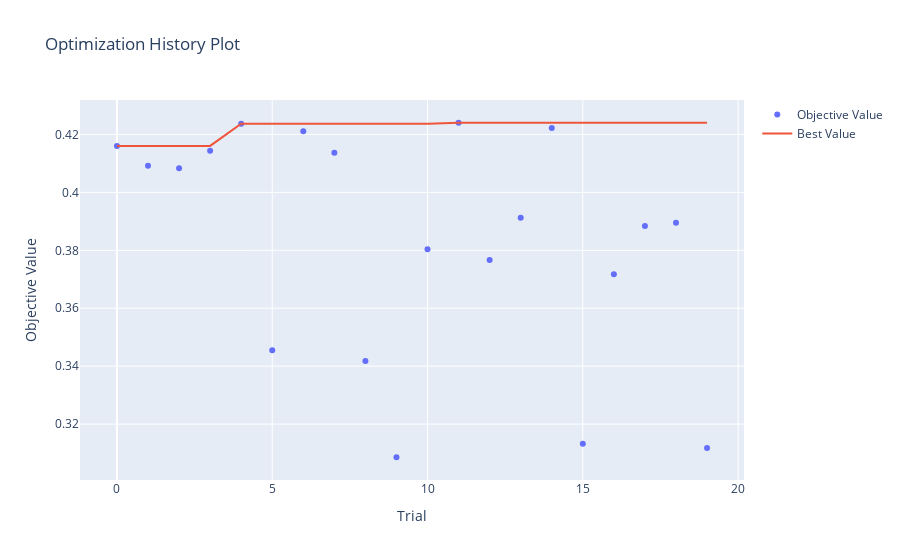
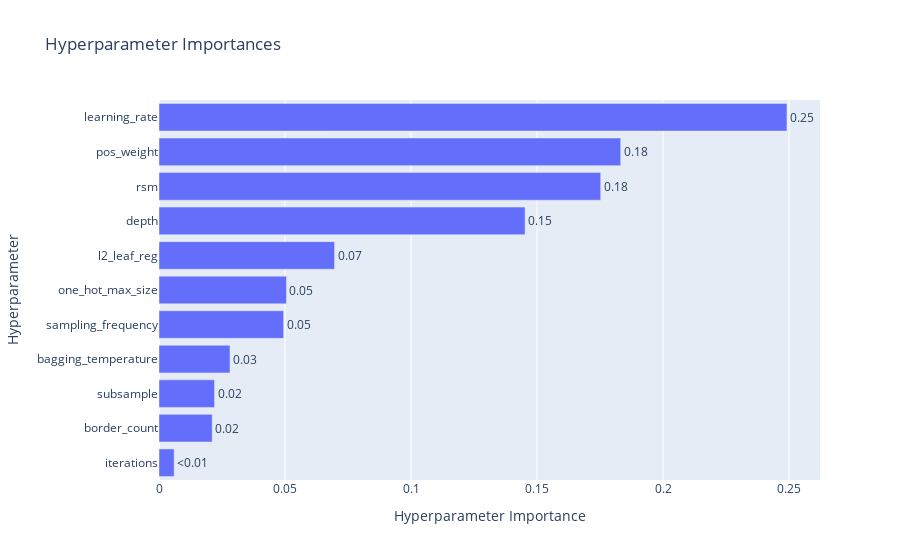
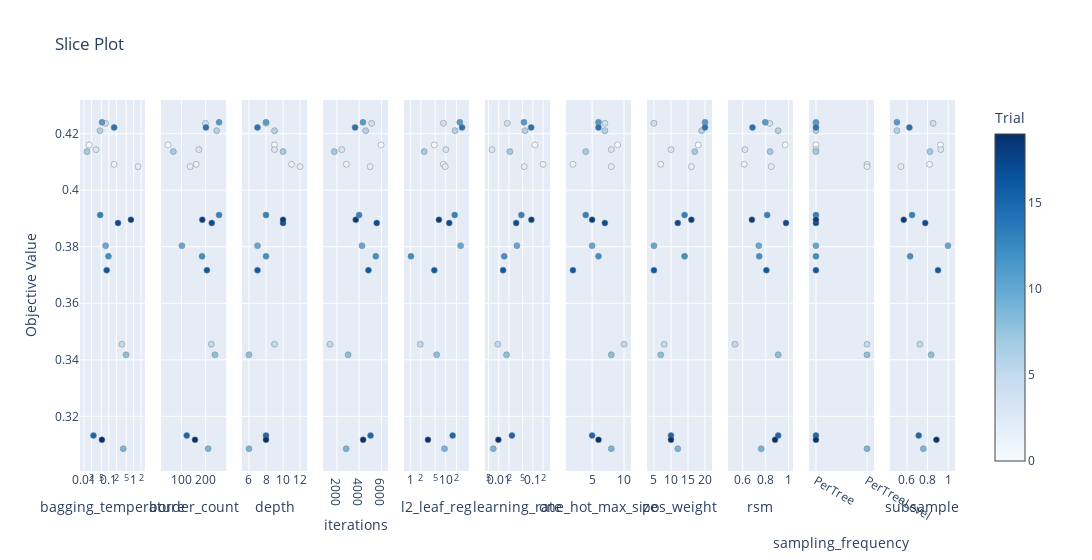

The code cell stored with these charts, in order, in its notebook:
### Markdown cell above
(Takes around 3 minutes on my computer)

### Code cell
study = optuna.create_study(direction="maximize")
study.optimize(objective, n_trials=20, show_progress_bar=True)

print_optuna_results(study)
visualize_optuna_results(study)

### Figure 1 — Plotly figure (JSON) as saved in the notebook; plotly's stock layout.template omitted (floating-point values rounded to 4 significant figures)
{"data": [{"mode": "markers", "name": "Objective Value", "type": "scatter", "x": [0, 1, 2, 3, 4, 5, 6, 7, 8, 9, 10, 11, 12, 13, 14, 15, 16, 17, 18, 19], "y": [0.416, 0.4092, 0.4084, 0.4144, 0.4237, 0.3455, 0.4211, 0.4137, 0.3418, 0.3086, 0.3804, 0.424, 0.3766, 0.3912, 0.4222, 0.3132, 0.3717, 0.3884, 0.3895, 0.3117]}, {"mode": "lines", "name": "Best Value", "type": "scatter", "x": [0, 1, 2, 3, 4, 5, 6, 7, 8, 9, 10, 11, 12, 13, 14, 15, 16, 17, 18, 19], "y": [0.416, 0.416, 0.416, 0.416, 0.4237, 0.4237, 0.4237, 0.4237, 0.4237, 0.4237, 0.4237, 0.424, 0.424, 0.424, 0.424, 0.424, 0.424, 0.424, 0.424, 0.424]}, {"marker": {"color": "#cccccc"}, "mode": "markers", "name": "Infeasible Trial", "showlegend": false, "type": "scatter", "x": [], "y": []}], "layout": {"title": {"text": "Optimization History Plot"}, "xaxis": {"title": {"text": "Trial"}}, "yaxis": {"title": {"text": "Objective Value"}}}}

### Figure 2 — Plotly figure (JSON) as saved in the notebook; plotly's stock layout.template omitted (floating-point values rounded to 4 significant figures)
{"data": [{"cliponaxis": false, "hovertemplate": ["iterations (IntDistribution): 0.006016386596105792<extra></extra>", "border_count (IntDistribution): 0.02111304353570747<extra></extra>", "subsample (FloatDistribution): 0.02203739040016906<extra></extra>", "bagging_temperature (FloatDistribution): 0.028173414357496172<extra></extra>", "sampling_frequency (CategoricalDistribution): 0.04946619101811719<extra></extra>", "one_hot_max_size (IntDistribution): 0.05058209162745494<extra></extra>", "l2_leaf_reg (FloatDistribution): 0.06966844357674297<extra></extra>", "depth (IntDistribution): 0.1452709000243683<extra></extra>", "rsm (FloatDistribution): 0.17527763043402833<extra></extra>", "pos_weight (IntDistribution): 0.1832085468622394<extra></extra>", "learning_rate (FloatDistribution): 0.2491859615675702<extra></extra>"], "name": "Objective Value", "orientation": "h", "text": ["<0.01", "0.02", "0.02", "0.03", "0.05", "0.05", "0.07", "0.15", "0.18", "0.18", "0.25"], "textposition": "outside", "type": "bar", "x": [0.006016, 0.02111, 0.02204, 0.02817, 0.04947, 0.05058, 0.06967, 0.1453, 0.1753, 0.1832, 0.2492], "y": ["iterations", "border_count", "subsample", "bagging_temperature", "sampling_frequency", "one_hot_max_size", "l2_leaf_reg", "depth", "rsm", "pos_weight", "learning_rate"]}], "layout": {"title": {"text": "Hyperparameter Importances"}, "xaxis": {"title": {"text": "Hyperparameter Importance"}}, "yaxis": {"title": {"text": "Hyperparameter"}}}}

### Figure 3 — Plotly figure (JSON) as saved in the notebook; plotly's stock layout.template omitted (floating-point values rounded to 4 significant figures)
{"data": [{"marker": {"color": [0, 1, 2, 3, 4, 5, 6, 7, 8, 9, 10, 11, 12, 13, 14, 15, 16, 17, 18, 19], "colorbar": {"title": {"text": "Trial"}, "x": 1, "xpad": 40}, "colorscale": [[0, "rgb(247,251,255)"], [0.125, "rgb(222,235,247)"], [0.25, "rgb(198,219,239)"], [0.375, "rgb(158,202,225)"], [0.5, "rgb(107,174,214)"], [0.625, "rgb(66,146,198)"], [0.75, "rgb(33,113,181)"], [0.875, "rgb(8,81,156)"], [1, "rgb(8,48,107)"]], "line": {"color": "Grey", "width": 0.5}, "showscale": true}, "mode": "markers", "name": "Feasible Trial", "showlegend": false, "type": "scatter", "x": [0.01607, 0.1634, 1.503, 0.03063, 0.07413, 0.3332, 0.04402, 0.01325, 0.4939, 0.3801, 0.0745, 0.05322, 0.09654, 0.0448, 0.1636, 0.02409, 0.08194, 0.2341, 0.775, 0.05269], "xaxis": "x", "y": [0.416, 0.4092, 0.4084, 0.4144, 0.4237, 0.3455, 0.4211, 0.4137, 0.3418, 0.3086, 0.3804, 0.424, 0.3766, 0.3912, 0.4222, 0.3132, 0.3717, 0.3884, 0.3895, 0.3117], "yaxis": "y"}, {"marker": {"color": [0, 1, 2, 3, 4, 5, 6, 7, 8, 9, 10, 11, 12, 13, 14, 15, 16, 17, 18, 19], "colorbar": {"title": {"text": "Trial"}, "x": 1, "xpad": 40}, "colorscale": [[0, "rgb(247,251,255)"], [0.125, "rgb(222,235,247)"], [0.25, "rgb(198,219,239)"], [0.375, "rgb(158,202,225)"], [0.5, "rgb(107,174,214)"], [0.625, "rgb(66,146,198)"], [0.75, "rgb(33,113,181)"], [0.875, "rgb(8,81,156)"], [1, "rgb(8,48,107)"]], "line": {"color": "Grey", "width": 0.5}, "showscale": false}, "mode": "markers", "name": "Feasible Trial", "showlegend": false, "type": "scatter", "x": [45, 161, 136, 172, 199, 223, 245, 67, 238, 210, 102, 255, 185, 255, 201, 122, 205, 225, 186, 156], "xaxis": "x2", "y": [0.416, 0.4092, 0.4084, 0.4144, 0.4237, 0.3455, 0.4211, 0.4137, 0.3418, 0.3086, 0.3804, 0.424, 0.3766, 0.3912, 0.4222, 0.3132, 0.3717, 0.3884, 0.3895, 0.3117], "yaxis": "y2"}, {"marker": {"color": [0, 1, 2, 3, 4, 5, 6, 7, 8, 9, 10, 11, 12, 13, 14, 15, 16, 17, 18, 19], "colorbar": {"title": {"text": "Trial"}, "x": 1, "xpad": 40}, "colorscale": [[0, "rgb(247,251,255)"], [0.125, "rgb(222,235,247)"], [0.25, "rgb(198,219,239)"], [0.375, "rgb(158,202,225)"], [0.5, "rgb(107,174,214)"], [0.625, "rgb(66,146,198)"], [0.75, "rgb(33,113,181)"], [0.875, "rgb(8,81,156)"], [1, "rgb(8,48,107)"]], "line": {"color": "Grey", "width": 0.5}, "showscale": false}, "mode": "markers", "name": "Feasible Trial", "showlegend": false, "type": "scatter", "x": [9, 11, 12, 9, 8, 9, 9, 10, 6, 6, 7, 8, 8, 8, 7, 8, 7, 10, 10, 8], "xaxis": "x3", "y": [0.416, 0.4092, 0.4084, 0.4144, 0.4237, 0.3455, 0.4211, 0.4137, 0.3418, 0.3086, 0.3804, 0.424, 0.3766, 0.3912, 0.4222, 0.3132, 0.3717, 0.3884, 0.3895, 0.3117], "yaxis": "y3"}, {"marker": {"color": [0, 1, 2, 3, 4, 5, 6, 7, 8, 9, 10, 11, 12, 13, 14, 15, 16, 17, 18, 19], "colorbar": {"title": {"text": "Trial"}, "x": 1, "xpad": 40}, "colorscale": [[0, "rgb(247,251,255)"], [0.125, "rgb(222,235,247)"], [0.25, "rgb(198,219,239)"], [0.375, "rgb(158,202,225)"], [0.5, "rgb(107,174,214)"], [0.625, "rgb(66,146,198)"], [0.75, "rgb(33,113,181)"], [0.875, "rgb(8,81,156)"], [1, "rgb(8,48,107)"]], "line": {"color": "Grey", "width": 0.5}, "showscale": false}, "mode": "markers", "name": "Feasible Trial", "showlegend": false, "type": "scatter", "x": [5971, 2852, 4988, 2436, 5124, 1373, 4587, 1762, 3003, 2828, 4258, 4341, 5497, 3996, 3632, 5025, 4835, 5582, 3692, 4356], "xaxis": "x4", "y": [0.416, 0.4092, 0.4084, 0.4144, 0.4237, 0.3455, 0.4211, 0.4137, 0.3418, 0.3086, 0.3804, 0.424, 0.3766, 0.3912, 0.4222, 0.3132, 0.3717, 0.3884, 0.3895, 0.3117], "yaxis": "y4"}, {"marker": {"color": [0, 1, 2, 3, 4, 5, 6, 7, 8, 9, 10, 11, 12, 13, 14, 15, 16, 17, 18, 19], "colorbar": {"title": {"text": "Trial"}, "x": 1, "xpad": 40}, "colorscale": [[0, "rgb(247,251,255)"], [0.125, "rgb(222,235,247)"], [0.25, "rgb(198,219,239)"], [0.375, "rgb(158,202,225)"], [0.5, "rgb(107,174,214)"], [0.625, "rgb(66,146,198)"], [0.75, "rgb(33,113,181)"], [0.875, "rgb(8,81,156)"], [1, "rgb(8,48,107)"]], "line": {"color": "Grey", "width": 0.5}, "showscale": false}, "mode": "markers", "name": "Feasible Trial", "showlegend": false, "type": "scatter", "x": [4.763, 8.604, 9.649, 10.1, 8.594, 1.918, 18.32, 2.461, 5.543, 9.219, 26.26, 24.92, 1.047, 17.85, 28.82, 15.67, 4.762, 12.51, 6.413, 3.153], "xaxis": "x5", "y": [0.416, 0.4092, 0.4084, 0.4144, 0.4237, 0.3455, 0.4211, 0.4137, 0.3418, 0.3086, 0.3804, 0.424, 0.3766, 0.3912, 0.4222, 0.3132, 0.3717, 0.3884, 0.3895, 0.3117], "yaxis": "y5"}, {"marker": {"color": [0, 1, 2, 3, 4, 5, 6, 7, 8, 9, 10, 11, 12, 13, 14, 15, 16, 17, 18, 19], "colorbar": {"title": {"text": "Trial"}, "x": 1, "xpad": 40}, "colorscale": [[0, "rgb(247,251,255)"], [0.125, "rgb(222,235,247)"], [0.25, "rgb(198,219,239)"], [0.375, "rgb(158,202,225)"], [0.5, "rgb(107,174,214)"], [0.625, "rgb(66,146,198)"], [0.75, "rgb(33,113,181)"], [0.875, "rgb(8,81,156)"], [1, "rgb(8,48,107)"]], "line": {"color": "Grey", "width": 0.5}, "showscale": false}, "mode": "markers", "name": "Feasible Trial", "showlegend": false, "type": "scatter", "x": [0.1148, 0.1986, 0.05555, 0.006279, 0.01773, 0.009244, 0.05871, 0.02111, 0.01685, 0.006874, 0.03407, 0.05463, 0.01441, 0.0459, 0.089, 0.02423, 0.01332, 0.03224, 0.09034, 0.00967], "xaxis": "x6", "y": [0.416, 0.4092, 0.4084, 0.4144, 0.4237, 0.3455, 0.4211, 0.4137, 0.3418, 0.3086, 0.3804, 0.424, 0.3766, 0.3912, 0.4222, 0.3132, 0.3717, 0.3884, 0.3895, 0.3117], "yaxis": "y6"}, {"marker": {"color": [0, 1, 2, 3, 4, 5, 6, 7, 8, 9, 10, 11, 12, 13, 14, 15, 16, 17, 18, 19], "colorbar": {"title": {"text": "Trial"}, "x": 1, "xpad": 40}, "colorscale": [[0, "rgb(247,251,255)"], [0.125, "rgb(222,235,247)"], [0.25, "rgb(198,219,239)"], [0.375, "rgb(158,202,225)"], [0.5, "rgb(107,174,214)"], [0.625, "rgb(66,146,198)"], [0.75, "rgb(33,113,181)"], [0.875, "rgb(8,81,156)"], [1, "rgb(8,48,107)"]], "line": {"color": "Grey", "width": 0.5}, "showscale": false}, "mode": "markers", "name": "Feasible Trial", "showlegend": false, "type": "scatter", "x": [9, 2, 8, 8, 7, 10, 7, 4, 8, 8, 5, 6, 6, 4, 6, 5, 2, 7, 5, 6], "xaxis": "x7", "y": [0.416, 0.4092, 0.4084, 0.4144, 0.4237, 0.3455, 0.4211, 0.4137, 0.3418, 0.3086, 0.3804, 0.424, 0.3766, 0.3912, 0.4222, 0.3132, 0.3717, 0.3884, 0.3895, 0.3117], "yaxis": "y7"}, {"marker": {"color": [0, 1, 2, 3, 4, 5, 6, 7, 8, 9, 10, 11, 12, 13, 14, 15, 16, 17, 18, 19], "colorbar": {"title": {"text": "Trial"}, "x": 1, "xpad": 40}, "colorscale": [[0, "rgb(247,251,255)"], [0.125, "rgb(222,235,247)"], [0.25, "rgb(198,219,239)"], [0.375, "rgb(158,202,225)"], [0.5, "rgb(107,174,214)"], [0.625, "rgb(66,146,198)"], [0.75, "rgb(33,113,181)"], [0.875, "rgb(8,81,156)"], [1, "rgb(8,48,107)"]], "line": {"color": "Grey", "width": 0.5}, "showscale": false}, "mode": "markers", "name": "Feasible Trial", "showlegend": false, "type": "scatter", "x": [18, 7, 16, 10, 5, 8, 19, 17, 7, 12, 5, 20, 14, 14, 20, 10, 5, 12, 16, 10], "xaxis": "x8", "y": [0.416, 0.4092, 0.4084, 0.4144, 0.4237, 0.3455, 0.4211, 0.4137, 0.3418, 0.3086, 0.3804, 0.424, 0.3766, 0.3912, 0.4222, 0.3132, 0.3717, 0.3884, 0.3895, 0.3117], "yaxis": "y8"}, {"marker": {"color": [0, 1, 2, 3, 4, 5, 6, 7, 8, 9, 10, 11, 12, 13, 14, 15, 16, 17, 18, 19], "colorbar": {"title": {"text": "Trial"}, "x": 1, "xpad": 40}, "colorscale": [[0, "rgb(247,251,255)"], [0.125, "rgb(222,235,247)"], [0.25, "rgb(198,219,239)"], [0.375, "rgb(158,202,225)"], [0.5, "rgb(107,174,214)"], [0.625, "rgb(66,146,198)"], [0.75, "rgb(33,113,181)"], [0.875, "rgb(8,81,156)"], [1, "rgb(8,48,107)"]], "line": {"color": "Grey", "width": 0.5}, "showscale": false}, "mode": "markers", "name": "Feasible Trial", "showlegend": false, "type": "scatter", "x": [0.9694, 0.6121, 0.8478, 0.619, 0.8351, 0.5319, 0.9081, 0.8385, 0.9084, 0.7603, 0.7397, 0.7961, 0.7433, 0.8125, 0.685, 0.9086, 0.8059, 0.9767, 0.6796, 0.8813], "xaxis": "x9", "y": [0.416, 0.4092, 0.4084, 0.4144, 0.4237, 0.3455, 0.4211, 0.4137, 0.3418, 0.3086, 0.3804, 0.424, 0.3766, 0.3912, 0.4222, 0.3132, 0.3717, 0.3884, 0.3895, 0.3117], "yaxis": "y9"}, {"marker": {"color": [0, 1, 2, 3, 4, 5, 6, 7, 8, 9, 10, 11, 12, 13, 14, 15, 16, 17, 18, 19], "colorbar": {"title": {"text": "Trial"}, "x": 1, "xpad": 40}, "colorscale": [[0, "rgb(247,251,255)"], [0.125, "rgb(222,235,247)"], [0.25, "rgb(198,219,239)"], [0.375, "rgb(158,202,225)"], [0.5, "rgb(107,174,214)"], [0.625, "rgb(66,146,198)"], [0.75, "rgb(33,113,181)"], [0.875, "rgb(8,81,156)"], [1, "rgb(8,48,107)"]], "line": {"color": "Grey", "width": 0.5}, "showscale": false}, "mode": "markers", "name": "Feasible Trial", "showlegend": false, "type": "scatter", "x": ["PerTree", "PerTreeLevel", "PerTreeLevel", "PerTree", "PerTree", "PerTreeLevel", "PerTree", "PerTree", "PerTreeLevel", "PerTreeLevel", "PerTree", "PerTree", "PerTree", "PerTree", "PerTree", "PerTree", "PerTree", "PerTree", "PerTree", "PerTree"], "xaxis": "x10", "y": [0.416, 0.4092, 0.4084, 0.4144, 0.4237, 0.3455, 0.4211, 0.4137, 0.3418, 0.3086, 0.3804, 0.424, 0.3766, 0.3912, 0.4222, 0.3132, 0.3717, 0.3884, 0.3895, 0.3117], "yaxis": "y10"}, {"marker": {"color": [0, 1, 2, 3, 4, 5, 6, 7, 8, 9, 10, 11, 12, 13, 14, 15, 16, 17, 18, 19], "colorbar": {"title": {"text": "Trial"}, "x": 1, "xpad": 40}, "colorscale": [[0, "rgb(247,251,255)"], [0.125, "rgb(222,235,247)"], [0.25, "rgb(198,219,239)"], [0.375, "rgb(158,202,225)"], [0.5, "rgb(107,174,214)"], [0.625, "rgb(66,146,198)"], [0.75, "rgb(33,113,181)"], [0.875, "rgb(8,81,156)"], [1, "rgb(8,48,107)"]], "line": {"color": "Grey", "width": 0.5}, "showscale": false}, "mode": "markers", "name": "Feasible Trial", "showlegend": false, "type": "scatter", "x": [0.9253, 0.8191, 0.542, 0.9275, 0.8533, 0.7258, 0.5033, 0.8236, 0.8347, 0.759, 0.9982, 0.5035, 0.6313, 0.65, 0.624, 0.7142, 0.9015, 0.7777, 0.5695, 0.8859], "xaxis": "x11", "y": [0.416, 0.4092, 0.4084, 0.4144, 0.4237, 0.3455, 0.4211, 0.4137, 0.3418, 0.3086, 0.3804, 0.424, 0.3766, 0.3912, 0.4222, 0.3132, 0.3717, 0.3884, 0.3895, 0.3117], "yaxis": "y11"}], "layout": {"title": {"text": "Slice Plot"}, "width": 3300, "xaxis": {"anchor": "y", "domain": [0, 0.07438], "title": {"text": "bagging_temperature"}, "type": "log"}, "xaxis10": {"anchor": "y10", "categoryarray": ["PerTree", "PerTreeLevel"], "categoryorder": "array", "domain": [0.8331, 0.9074], "title": {"text": "sampling_frequency"}, "type": "category"}, "xaxis11": {"anchor": "y11", "domain": [0.9256, 1.0], "title": {"text": "subsample"}}, "xaxis2": {"anchor": "y2", "domain": [0.09256, 0.1669], "title": {"text": "border_count"}}, "xaxis3": {"anchor": "y3", "domain": [0.1851, 0.2595], "title": {"text": "depth"}}, "xaxis4": {"anchor": "y4", "domain": [0.2777, 0.3521], "title": {"text": "iterations"}}, "xaxis5": {"anchor": "y5", "domain": [0.3702, 0.4446], "title": {"text": "l2_leaf_reg"}, "type": "log"}, "xaxis6": {"anchor": "y6", "domain": [0.4628, 0.5372], "title": {"text": "learning_rate"}, "type": "log"}, "xaxis7": {"anchor": "y7", "domain": [0.5554, 0.6298], "title": {"text": "one_hot_max_size"}}, "xaxis8": {"anchor": "y8", "domain": [0.6479, 0.7223], "title": {"text": "pos_weight"}}, "xaxis9": {"anchor": "y9", "domain": [0.7405, 0.8149], "title": {"text": "rsm"}}, "yaxis": {"anchor": "x", "domain": [0, 1], "title": {"text": "Objective Value"}}, "yaxis10": {"anchor": "x10", "domain": [0, 1], "matches": "y", "showticklabels": false}, "yaxis11": {"anchor": "x11", "domain": [0, 1], "matches": "y", "showticklabels": false}, "yaxis2": {"anchor": "x2", "domain": [0, 1], "matches": "y", "showticklabels": false}, "yaxis3": {"anchor": "x3", "domain": [0, 1], "matches": "y", "showticklabels": false}, "yaxis4": {"anchor": "x4", "domain": [0, 1], "matches": "y", "showticklabels": false}, "yaxis5": {"anchor": "x5", "domain": [0, 1], "matches": "y", "showticklabels": false}, "yaxis6": {"anchor": "x6", "domain": [0, 1], "matches": "y", "showticklabels": false}, "yaxis7": {"anchor": "x7", "domain": [0, 1], "matches": "y", "showticklabels": false}, "yaxis8": {"anchor": "x8", "domain": [0, 1], "matches": "y", "showticklabels": false}, "yaxis9": {"anchor": "x9", "domain": [0, 1], "matches": "y", "showticklabels": false}}}
